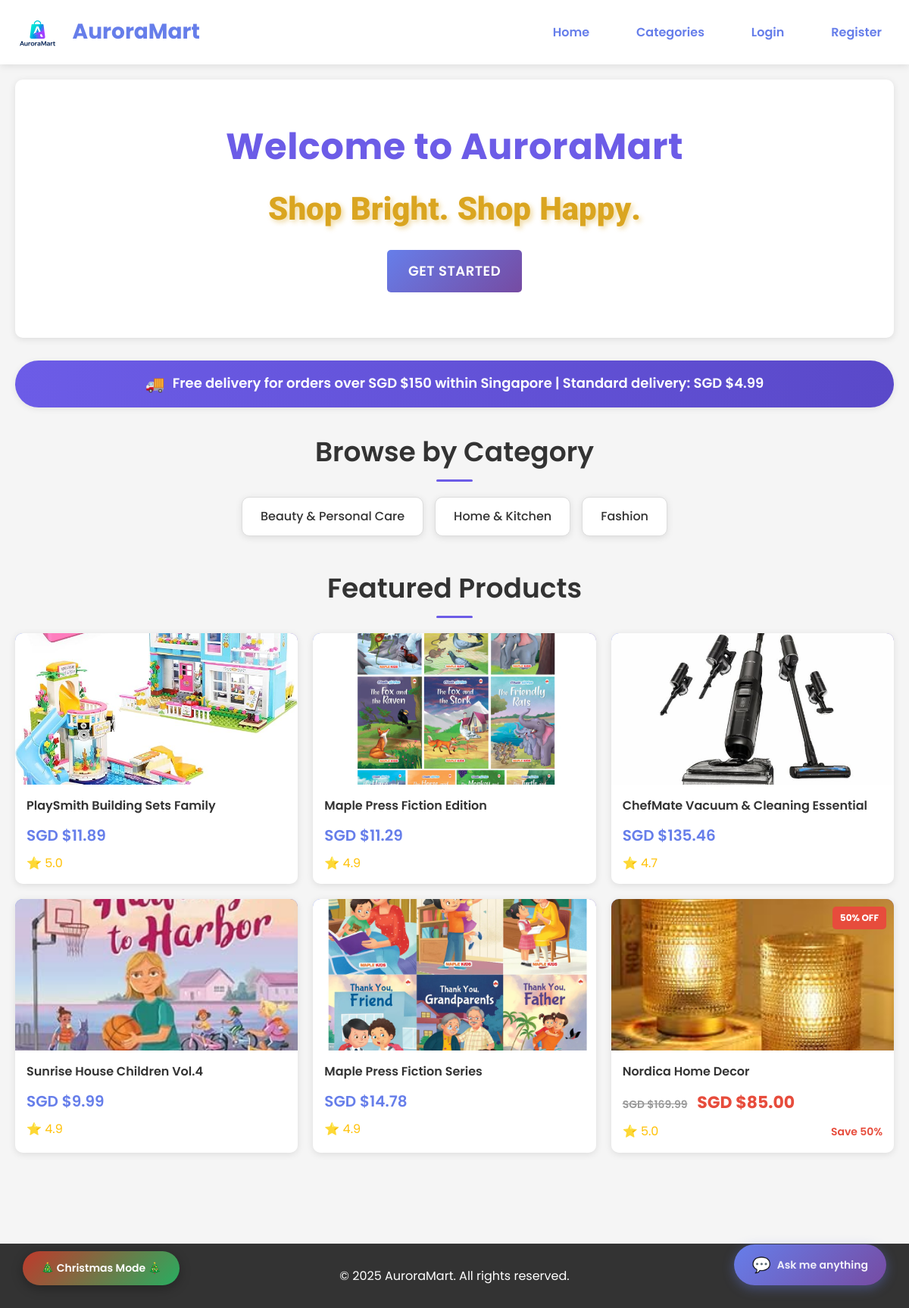
Before: / with the older database file.
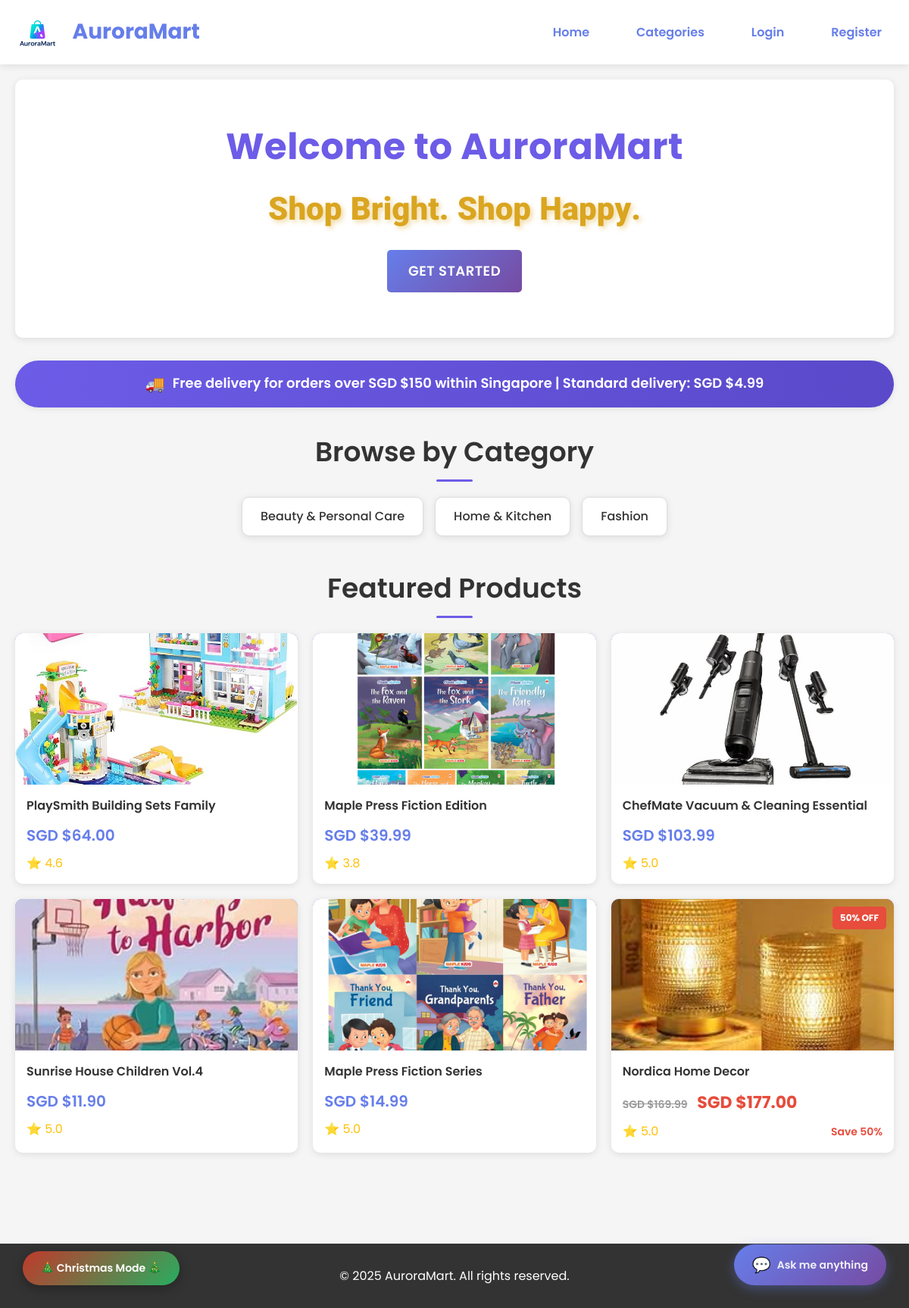
After: the same page with the newer database file.
### storefront/models.py (models this page shows, shortened)
class Product(models.Model):
    name = models.CharField(max_length=255)
    description = models.TextField(blank=True, null=True)
    category = models.CharField(max_length=100)
    price = models.DecimalField(max_digits=10, decimal_places=2)
    stock = models.IntegerField(default=0)
    reorder_threshold = models.IntegerField(default=10)
    rating = models.DecimalField(max_digits=3, decimal_places=1, null=True, blank=True)
    image = models.ImageField(upload_to='products/', blank=True, null=True)
    created_at = models.DateTimeField(auto_now_add=True)
    updated_at = models.DateTimeField(auto_now=True)
    is_on_sale = models.BooleanField(default=False)
    original_price = models.DecimalField(max_digits=10, decimal_places=2, null=True, blank=True)
    discount_percentage = models.IntegerField(null=True, blank=True)
    class Meta:
        ordering = ['-created_at']

### storefront/views.py (the view, shortened to what this page needs)
# urls.py: path('', views.index, name='index'),
def index(request):
    storage = messages.get_messages(request)
    storage.used = True
    default_featured_product_ids = [189, 74, 110, 148, 111, 134]
    featured_products = None
    is_personalized = False
    if not featured_products:
        featured_products = Product.objects.filter(id__in=default_featured_product_ids, stock__gt=0)
    categories = ['Beauty & Personal Care', 'Home & Kitchen', 'Fashion']
    cart_count = 0
    context = {
        'featured_products': featured_products,
        'categories': categories,
        'cart_count': cart_count,
        'is_personalized': is_personalized,
    }
    return render(request, 'storefront/index.html', context)

### storefront/templates/storefront/index.html (shortened to what this page needs)
<!DOCTYPE html>
<html lang="en">
<head>
    {% load static %}
</head>
<body>
    <header>
        <nav>
            <div class="logo">
                {% load static %}
                <img src="{% static 'img/auroramart_logo.png' %}" alt="AuroraMart" style="height: 40px; vertical-align: middle; margin-right: 10px;">
                AuroraMart
            </div>
            <div class="nav-links">
                <a href="{% url 'storefront:index' %}">Home</a>
                <a href="{% url 'storefront:category_list' %}">Categories</a>
                {% if user.is_authenticated %}
                    <a href="{% url 'storefront:favorites' %}">Favorites</a>
                    <a href="{% url 'storefront:cart' %}">
                        Cart
                        {% if cart_count > 0 %}
                        <span class="cart-badge">{{ cart_count }}</span>
                        {% endif %}
                    </a>
                    {% if user.is_staff %}
                        <a href="{% url 'adminpanel:admin_dashboard' %}" style="background:#ef4444; color:white; font-weight:700;">Admin</a>
                    {% endif %}
                    <a href="{% url 'accounts:profile' %}">My Profile</a>
                    <a href="{% url 'accounts:logout' %}">Logout</a>
                {% else %}
                    <a href="{% url 'accounts:login' %}">Login</a>
                    <a href="{% url 'accounts:register' %}">Register</a>
                {% endif %}
            </div>
        </nav>
    </header>
    <div class="container" id="mainContainer">
        <button class="theme-toggle-btn" onclick="toggleChristmasTheme()">🎄 Christmas Mode 🎄</button>
        <div class="hero">
            <h1>Welcome to AuroraMart</h1>
            <p class="tagline">
                <span class="tagline-char">S</span><span class="tagline-char">h</span><span class="tagline-char">o</span><span class="tagline-char">p</span><span class="tagline-char word-spacing"> &nbsp;</span><span class="tagline-char">B</span><span class="tagline-char">r</span><span class="tagline-char">i</span><span class="tagline-char">g</span><span class="tagline-char">h</span><span class="tagline-char">t</span><span class="tagline-char">.</span><span class="tagline-char word-spacing"> &nbsp;</span><span class="tagline-char">S</span><span class="tagline-char">h</span><span class="tagline-char">o</span><span class="tagline-char">p</span><span class="tagline-char word-spacing"> &nbsp;</span><span class="tagline-char">H</span><span class="tagline-char">a</span><span class="tagline-char">p</span><span class="tagline-char">p</span><span class="tagline-char">y</span><span class="tagline-char">.</span>
            </p>
            {% if not user.is_authenticated %}
            <a href="{% url 'accounts:register' %}" class="btn-primary" style="margin-top: 20px; display: inline-block;">Get Started</a>
            {% endif %}
        </div>
        <div class="delivery-banner">
            <p><span class="icon">🚚</span> Free delivery for orders over SGD $150 within Singapore | Standard delivery: SGD $4.99</p>
        </div>
        <h2 class="section-title">Browse by Category</h2>
        <div class="categories">
            {% for category in categories %}
            <a href="{% url 'storefront:category_products' category_name=category %}" class="category-card">
                {{ category }}
            </a>
            {% endfor %}
        </div>
        <h2 class="section-title">Featured Products</h2>
        <div class="products-grid">
            {% for product in featured_products %}
            <div class="product-card">
                <a href="{% url 'storefront:product_detail' product.id %}">
                        {% if product.is_on_sale %}
                        <div class="product-badge">{{ product.discount_percentage }}% OFF</div>
                        {% endif %}
                        <div class="product-image">
                            {% if product.image %}
                                <img src="{{ product.image.url }}" alt="{{ product.name }}" style="width: 100%; height: 100%; object-fit: cover;">
                            {% else %}
                                📦
                            {% endif %}
                        </div>
                    <div class="product-info">
                        <div class="product-name">{{ product.name }}</div>
                        {% if product.is_on_sale %}
                        <div class="product-price">
                            <span class="product-price-original">SGD ${{ product.original_price }}</span>
                            <span class="product-price-sale">SGD ${{ product.price }}</span>
                        </div>
                        {% else %}
                        <div class="product-price">SGD ${{ product.price }}</div>
                        {% endif %}
                        <div class="product-rating-discount">
                            {% if product.rating %}
                            <div class="product-rating">⭐ {{ product.rating }}</div>
                            {% endif %}
                            {% if product.is_on_sale %}
                            <div class="product-discount-info">Save {{ product.discount_percentage }}%</div>
                            {% endif %}
                        </div>
                    </div>
                </a>
            </div>
            {% empty %}
            <p>No products available yet. Check back soon!</p>
            {% endfor %}
        </div>
    </div>
    <footer>
        <p>&copy; 2025 AuroraMart. All rights reserved.</p>
    </footer>
    {% include 'storefront/chatbox.html' %}
</body>
</html>

### storefront/templates/storefront/chatbox.html (shortened to what this page needs)
<div id="aurabot-wrapper">
    <button id="chat-toggle-btn" onclick="toggleAuroBot()">
        <span id="chat-icon">💬</span>
        <span id="chat-text">Ask me anything</span>
    </button>
</div>

### storefront/templates/storefront/chatbox.html (style rules this page uses)
#aurabot-wrapper { position: fixed; bottom: 30px; right: 30px; z-index: 10000; }
#chat-toggle-btn { position: fixed; bottom: 30px; right: 30px; left: auto; background: linear-gradient(135deg, #667eea 0%, #764ba2 100%); color: white; border: none; border-radius: 50px; padding: 12px 24px; font-size: 16px; font-weight: 600; font-family: 'Poppins', sans-serif; cursor: pointer; box-shadow: 0 4px 15px rgba(102, 126, 234, 0.4); transition: all 0.3s ease; display: flex; align-items: center; gap: 8px; z-index: 10001; }
#chat-text { opacity: 0.9; font-size: 14px; }
#chat-icon { font-size: 20px; }

Changed rows visible on the page:
changed Product "PlaySmith Building Sets Family": price "11.89" → "64.00"; rating "5.0" → "4.6"
changed Product "Maple Press Fiction Edition": price "11.29" → "39.99"; rating "4.9" → "3.8"
changed Product "ChefMate Vacuum & Cleaning Essential": price "135.46" → "103.99"; rating "4.7" → "5.0"
changed Product "Sunrise House Children Vol.4": price "9.99" → "11.90"; rating "4.9" → "5.0"
changed Product "Maple Press Fiction Series": price "14.78" → "14.99"; rating "4.9" → "5.0"
changed Product "Nordica Home Decor": price "85.00" → "177.00"
